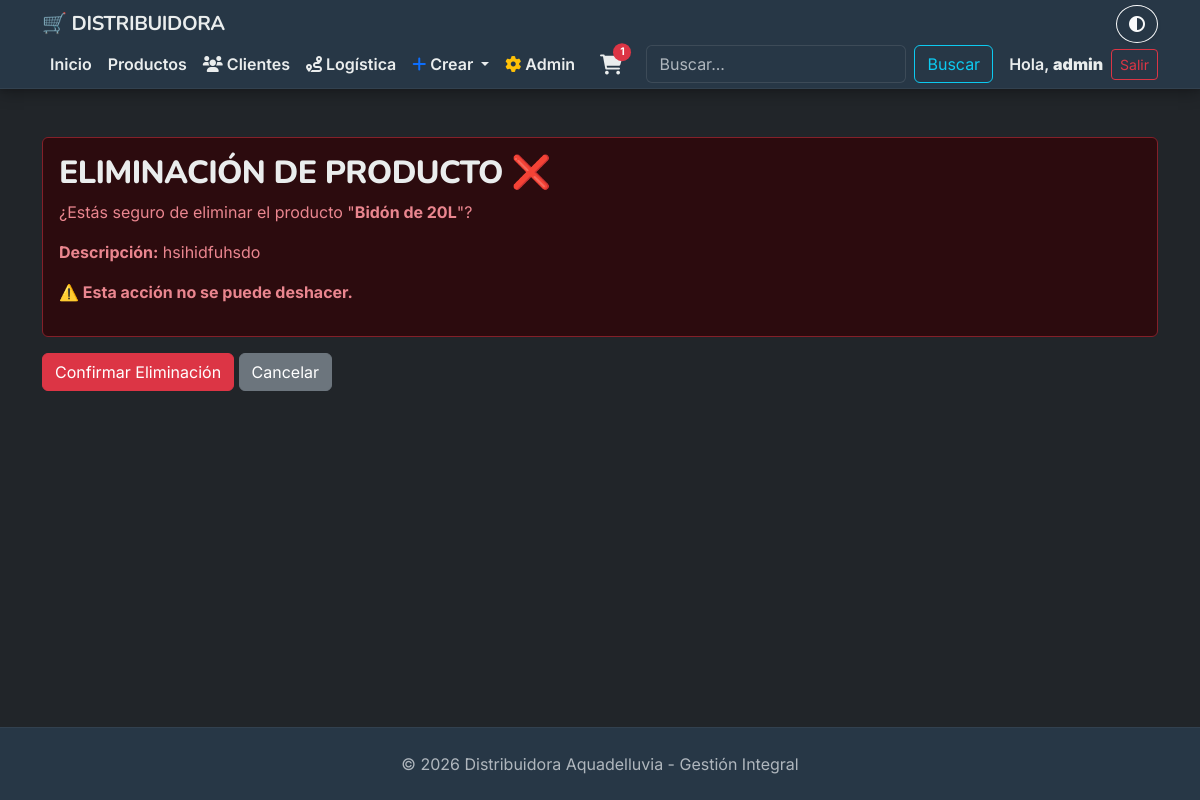
The page /productos/eliminar/1 (signed in) on the database its author committed.
### apps/autenticacion/models.py (models this page shows, shortened)
class Usuario(AbstractUser):
    imagen_perfil = models.ImageField(upload_to='perfiles/', null=True, blank=True,default='usuarios/default.jpg')
    email = models.EmailField(unique=True)
    celular1 = models.CharField(max_length=20, null=True, blank=True)
    celular2 = models.CharField(max_length=20, null=True, blank=True)

### apps/productos/models.py (models this page shows, shortened)
class Producto(models.Model):
    id_producto = models.AutoField(primary_key=True)
    nombre = models.CharField(max_length=150)
    descripcion = models.TextField()
    categoria= models.ManyToManyField(Categoria)
    precio = models.DecimalField(max_digits=10, decimal_places=2)
    stock = models.IntegerField()
    fecha_creacion = models.DateTimeField(auto_now_add=True)
    fecha_actualizacion = models.DateTimeField(auto_now=True)
    imagen = models.ImageField(upload_to='productos/', null=True, blank=True)

### apps/productos/views.py (the view)
# urls.py: path('eliminar/<int:pk>', eliminar_producto, name='eliminar_producto'),
@user_passes_test(es_vendedor_o_admin)
def eliminar_producto(request, pk):
    producto = get_object_or_404(Producto, id_producto=pk)
    if request.method == 'POST':
        producto.delete()
        return redirect('apps.productos:listar_productos')
    return render(request, 'productos/eliminar_producto.html', {'producto': producto})

### apps/autenticacion/templatetags/grupos.py (called while the page is built)
@register.filter(name='has_group')
def has_group(user, group_name):
    return user.groups.filter(name=group_name).exists()

### apps/carrito/context_processors.py (called while the page is built)
def carrito_total(request):
    total_items = 0
    if request.user.is_authenticated:
        carrito = Carrito.objects.filter(usuario=request.user).first()
        if carrito:
            total_items = carrito.total_items()
    return {'carrito_total_items': total_items}

### apps/carrito/models.py (called while the page is built)
    def total_items(self):
        return sum(item.cantidad for item in self.items.all())

### apps/productos/views.py (called while the page is built)
def es_vendedor_o_admin(user):
    return user.is_superuser or user.groups.filter(name='Vendedor').exists()

### templates/productos/eliminar_producto.html (shortened to what this page needs)
{% extends "base.html" %}
{% block content %}
<div class="alert alert-danger">
    <h2>ELIMINACIÓN DE PRODUCTO ❌</h2>
    <p>¿Estás seguro de eliminar el producto "<strong>{{ producto.nombre }}</strong>"?</p>
    <p><strong>Descripción:</strong> {{ producto.descripcion }}</p>
    <p class="fw-bold">⚠️ Esta acción no se puede deshacer.</p>
</div>
<form method="post">
    <button type="submit" class="btn btn-danger">Confirmar Eliminación</button>
    <a href="{% url 'apps.productos:listar_productos' %}" class="btn btn-secondary">Cancelar</a>
</form>
{% endblock%}

### templates/base.html (shortened to what this page needs)
{% load grupos %}
{% load static %}
<!DOCTYPE html>
<html lang="es" data-bs-theme="dark">
<head>
    <link href="https://cdn.jsdelivr.net/npm/bootstrap@5.3.8/dist/css/bootstrap.min.css" rel="stylesheet">
    <link rel="stylesheet" href="{% static 'style/aquadelluvia.css' %}?v=6">
    <link rel="stylesheet" href="{% static 'style/productos.css' %}?v=6">
    <link rel="stylesheet" href="https://cdnjs.cloudflare.com/ajax/libs/font-awesome/6.0.0/css/all.min.css">
</head>
<body class="d-flex flex-column min-vh-100 bg-body" >
    <header class="sticky-top shadow-sm">
        <nav class="navbar navbar-expand-lg py-1">
        <div class="container d-flex flex-wrap align-items-center justify-content-between">
            <a class="navbar-brand fw-bold" href="{% url 'inicio' %}">
                <span class="fw-bold">🛒 DISTRIBUIDORA</span>
            </a>
            <button id="toggle-theme"
                class="btn btn-outline-light rounded-circle shadow-sm order-2 ms-auto me-2 me-lg-0">
                <i class="fa-solid fa-circle-half-stroke"></i>
            </button>
            <div class="collapse navbar-collapse order-4 order-lg-3 w-100 w-lg-auto" id="navbarPF">
                <ul class="navbar-nav me-auto">
                    <li class="nav-item">
                        <a class="nav-link {% if request.resolver_match.view_name == 'inicio' %}active{% endif %}"
                        href="{% url 'inicio' %}">Inicio</a>
                    </li>
                    <li class="nav-item">
                        <a class="nav-link {% if request.resolver_match.view_name == 'apps.productos:listar_productos' %}active{% endif %}"
                        href="{% url 'apps.productos:listar_productos' %}">Productos</a>
                    </li>
                    {% if user.is_superuser or user|has_group:"Vendedor" %}
                    <li class="nav-item">
                        <a class="nav-link {% if 'clientes' in request.resolver_match.view_name %}active{% endif %}"
                           href="{% url 'apps.clientes:listar_clientes' %}">
                           <i class="fa-solid fa-users me-1"></i>Clientes
                        </a>
                    </li>
                    {% endif %}
                    {% if user.is_superuser or user|has_group:"Vendedor" or user|has_group:"Repartidor" %}
                    <li class="nav-item">
                        <a class="nav-link {% if 'logistica' in request.resolver_match.view_name %}active{% endif %}"
                           href="{% url 'apps.logistica:listar_rutas' %}">
                           <i class="fa-solid fa-route me-1"></i>Logística
                        </a>
                    </li>
                    {% endif %}
                    {% if user.is_superuser or user|has_group:"Vendedor" %}
                    <li class="nav-item dropdown">
                     <a class="nav-link dropdown-toggle" href="#" id="navbarDropdown" role="button" data-bs-toggle="dropdown" aria-expanded="false">
                      <i class="fa-solid fa-plus me-1 text-primary"></i>Crear
                      </a>
                    </li>
                    <li class="nav-item">
                        <a class="nav-link" href="{% url 'admin:index' %}" target="_blank">
                            <i class="fa-solid fa-gear me-1 text-warning"></i>Admin
                        </a>
                    </li>
                    {% endif %}
                </ul>
                <form class="d-flex mb-2 mb-lg-0 me-lg-3 order-5 order-lg-4" role="search" action="{% url 'apps.buscador:buscar_productos' %}" method="get">
                    <input class="form-control me-2" type="search" name="q" placeholder="Buscar..." aria-label="Buscar"
                        value="{{ query}}">
                    <button class="btn btn-outline-info" type="submit">Buscar</button>
                </form>
                <ul class="navbar-nav mb-2 mb-lg-0 me-3">
                    <li class="nav-item position-relative">
                        <a href="{% url 'apps.carrito:ver_carrito' %}" class="nav-link">
                            <div class="position-relative d-inline-block">
                                <i class="fas fa-shopping-cart fa-lg"></i>
                                {% if carrito_total_items > 0 %}
                                    <span class="position-absolute top-0 start-100 translate-middle badge rounded-pill bg-danger" style="font-size: 0.65rem;">
                                        {{ carrito_total_items }}
                                    </span>
                                {% endif %}
                            </div>
                        </a>
                    </li>
                </ul>
                <ul class="navbar-nav mb-2 mb-lg-0 order-6 order-lg-5">
                    {% if user.is_authenticated %}
                        <li class="nav-item d-flex align-items-center gap-2">
                            <a class="navbar-text text-decoration-none" href="{% url 'apps.clientes:mi_perfil' %}">
                                Hola, <strong>{{ user.username }}</strong>
                            </a>
                            <a class="btn btn-outline-danger btn-sm" href="{% url 'apps.autenticacion:cerrar_sesion' %}">Salir</a>
                        </li>
                    {% else %}
                        <li class="nav-item"><a class="nav-link" href="{% url 'apps.autenticacion:ingresar' %}">Ingresar</a></li>
                        <li class="nav-item"><a class="btn btn-primary btn-sm ms-lg-2 rounded-pill btn-glow" href="{% url 'apps.autenticacion:registrar' %}">Registrarse</a></li>
                    {% endif %}
                </ul>
            </div>
        </div>
    </nav>
    </header>
    <main class="container my-5">
        {% block content %}{% endblock %}
    </main>
    <footer class="footer mt-auto py-4 text-center border-top">
        <div class="container">
            <span class="text-muted">&copy; 2026 Distribuidora Aquadelluvia - Gestión Integral</span>
        </div>
    </footer>
</body>
</html>

### static/style/aquadelluvia.css (style rules this page uses)
:root, [data-bs-theme="light"] { --bg-main: #F4F7F6; --bg-surface: #FFFFFF; --color-primary: #6CB4EE; --color-secondary: #8BC34A; --color-accent: #F5B041; --text-main: #2C3E50; --text-muted: #7F8C8D; --font-body: 'Inter', sans-serif; --font-heading: 'Nunito', sans-serif; --bs-body-bg: var(--bg-main); --bs-body-color: var(--text-main); --bs-primary: var(--color-primary); --bs-secondary: var(--color-secondary); }
[data-bs-theme="dark"] { --bg-main: #1A252C; --bg-surface: #273746; --color-primary: #5DADE2; --color-secondary: #7CB342; --color-accent: #F39C12; --text-main: #EAEDED; --text-muted: #95A5A6; --bs-body-bg: var(--bg-main); --bs-body-color: var(--text-main); --bs-primary: var(--color-primary); --bs-secondary: var(--color-secondary); --bs-border-color: rgba(255, 255, 255, 0.05); }
body { background-color: var(--bs-body-bg); color: var(--bs-body-color); font-family: var(--font-body); transition: background-color 0.3s ease, color 0.3s ease; }
h1, h2, h3, h4, h5, h6, .navbar-brand { font-family: var(--font-heading); font-weight: 800; letter-spacing: -0.02em; }
h2 { font-size: 2rem; color: var(--text-main); }
.btn { transition: all 0.3s ease; }
[data-bs-theme="dark"] .form-control, [data-bs-theme="dark"] .form-select { background-color: var(--bg-surface); border-color: rgba(255, 255, 255, 0.1); color: var(--text-main); }
.navbar { background-color: var(--bg-surface) !important; border-bottom: 1px solid var(--bs-border-color); }
.navbar .nav-link, .navbar .navbar-brand, .navbar .navbar-text { color: var(--text-main) !important; font-weight: 600; }
[data-bs-theme="dark"] .navbar { box-shadow: 0 4px 15px rgba(0,0,0,0.3); }
.footer { background-color: var(--bg-surface) !important; border-top: 1px solid var(--bs-border-color) !important; }

### rows shown on the page
Usuario: username "admin"
Producto: nombre "Bidón de 20L", descripcion "hsihidfuhsdo"

### other values the page prints
{{ carrito_total_items }} "1"
